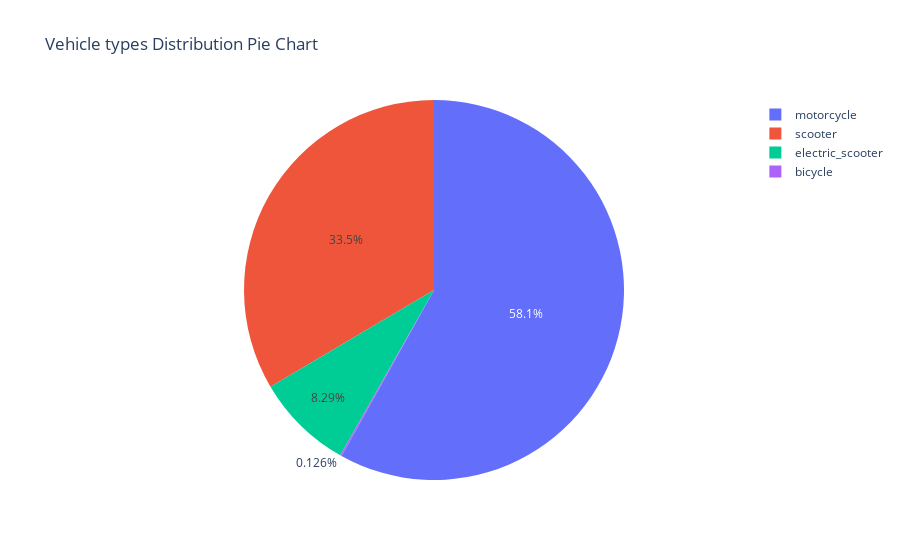

The cell this chart's notebook holds for it:
### Markdown cell above
### Distribution of transportation modes

### Code cell
df_vehicles = pd.DataFrame(list(df['Type_of_vehicle'].value_counts().items()), 
                                  columns=['Type_of_vehicle', 'count'])

# Optionally, set the index to 'Road_traffic_density'
# df_counts.set_index('Road_traffic_density', inplace=True)

df_vehicles.info()

# Creating a pie chart using Plotly Express
fig = px.pie(df_vehicles, 
             names='Type_of_vehicle', 
             values='count', 
             title='Vehicle types Distribution Pie Chart')

# Show the plot
fig.show()

### Figure 1 — Plotly figure (JSON) as saved in the notebook; plotly's stock layout.template omitted (floating-point values rounded to 4 significant figures)
{"data": [{"domain": {"x": [0, 1], "y": [0, 1]}, "hovertemplate": "Type_of_vehicle=%{label}<br>count=%{value}<extra></extra>", "labels": ["motorcycle", "scooter", "electric_scooter", "bicycle"], "legendgroup": "", "name": "", "showlegend": true, "type": "pie", "values": [32790, 18908, 4678, 71]}], "layout": {"legend": {"tracegroupgap": 0}, "title": {"text": "Vehicle types Distribution Pie Chart"}}}
